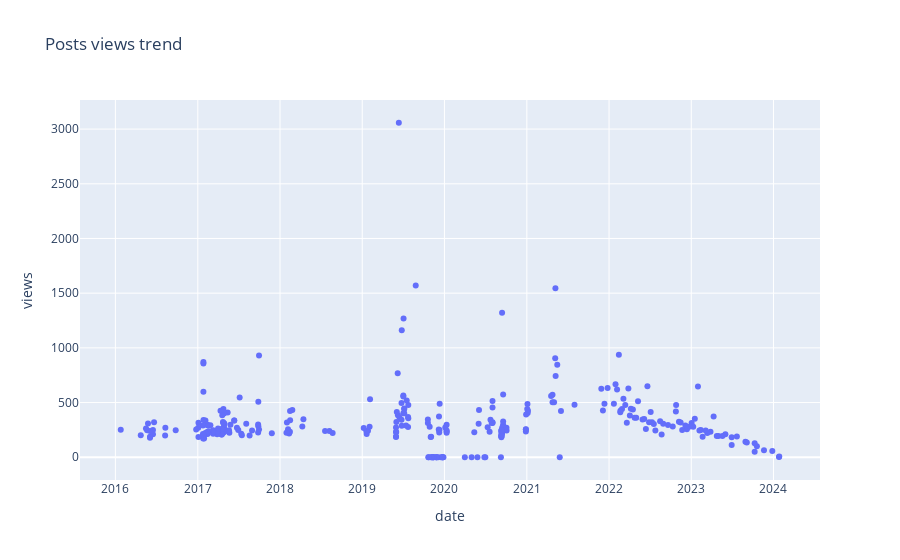

The code cell stored with this chart in its notebook:
### Code cell
dt = df.sort_values(by=['date'], ascending=False)
fig = px.scatter(dt, title='Posts views trend', x="date", y="views")
fig.show()

### Figure 1 — Plotly figure (JSON) as saved in the notebook; plotly's stock layout.template omitted (floating-point values rounded to 4 significant figures; data arrays with more than 128 entries replaced by an {"elided": "..."} marker saying what was removed)
{"data": [{"hovertemplate": "date=%{x}<br>views=%{y}<extra></extra>", "legendgroup": "", "marker": {"color": "#636efa", "symbol": "circle"}, "mode": "markers", "name": "", "orientation": "v", "showlegend": false, "type": "scatter", "x": {"elided": "308 str values"}, "xaxis": "x", "y": {"elided": "308 int values"}, "yaxis": "y"}], "layout": {"legend": {"tracegroupgap": 0}, "title": {"text": "Posts views trend"}, "xaxis": {"anchor": "y", "domain": [0, 1], "title": {"text": "date"}}, "yaxis": {"anchor": "x", "domain": [0, 1], "title": {"text": "views"}}}}
